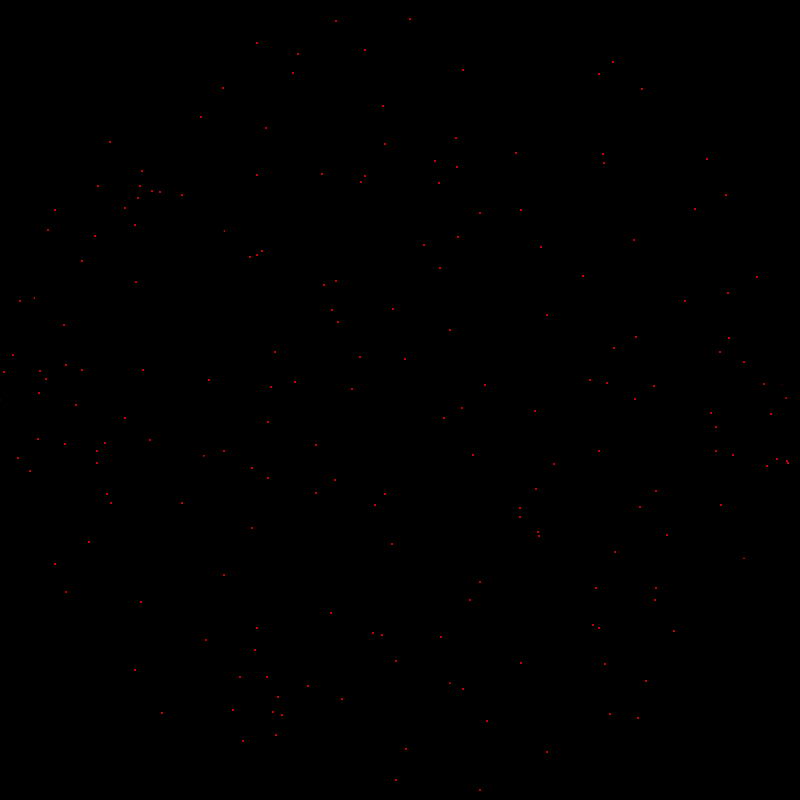
Frame 1 (no input)
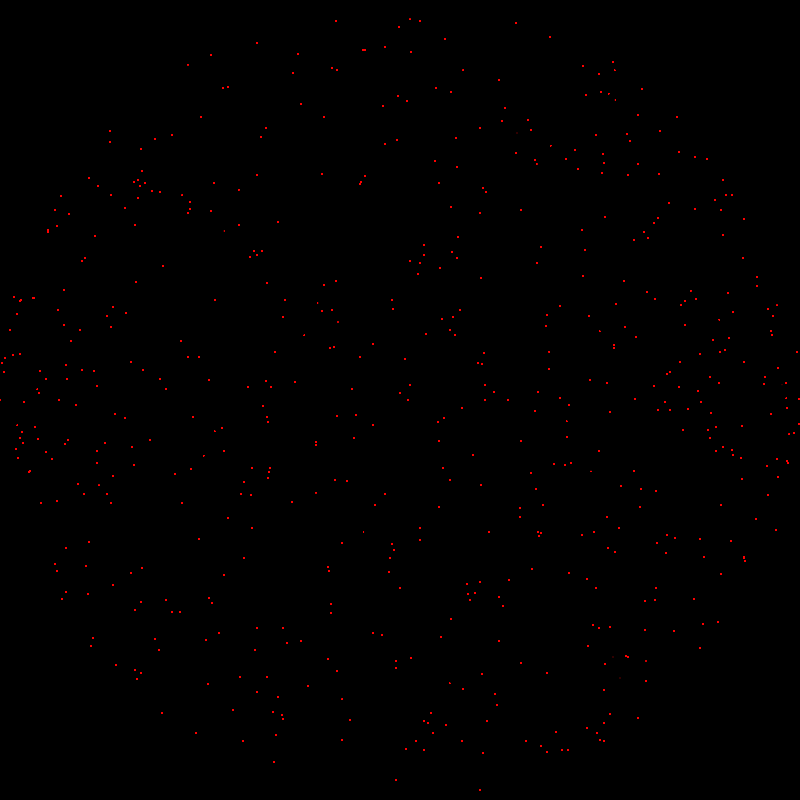
Frame 60 (the mouse pressed at the canvas centre just before this capture)
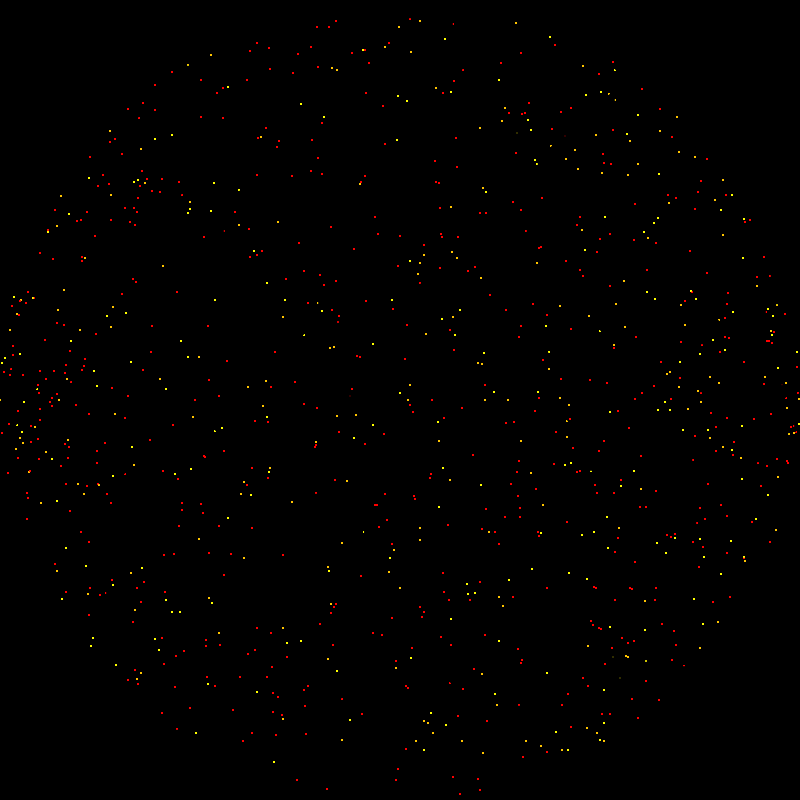
Frame 120 (the mouse held since frame 60 and released just before this capture)

The Processing sketch that drew these frames (run headless with seeded random() and noise(); from frame 60 on, the mouse is pressed at the canvas centre):

// Processing sketch: processing_173465
// ── processing_173465.pde

int t = 0;
IssueSpot[] is = new IssueSpot[4000];
int diameter = 2;
int userNameAreaWidth = 150;
boolean isPlay = false;
 
void setup(){
  size(800, 800);
  //int h = diameter * is.length * 2;
  //size(700, h);
  background(0);
  frameRate(50);
   
  // setup for Issue Spot
  String[] statusNames = {"Not Exists", "New", "In Progress", "Solved", "Closed"};
  int[]    updateTimes1  = {0,   1, 250, 300, 500};
  int[]    updateTimes2  = {0,  50, 100, 300, 400};
  int[]    updateTimes3  = {0, 150, 200, 400, 600};
  int[]    updateTimes4  = {0, 250, 350, 480, 580};
  int[]    updateTimes5  = {0, 300, 450, 500, 580};
  int[]    updateTimes6  = {0, 150, 360, 420, 480};
  int[]    updateTimes7  = {0,  80, 300, 360, 450};
  int[]    updateTimes8  = {0, 130, 230, 390, 490}; 
  int[]    updateTimes9  = {0, 400, 490, 560, 620};
  int[]    updateTimes10 = {0, 290, 520, 630, 690};
  int[]    updateTimes11 = {0,  40, 120, 450, 510};
  int[]    updateTimes12 = {0, 250, 320, 390, 430};
  int[]    updateTimes13 = {0, 150, 200, 290, 340};
  int[]    updateTimes14 = {0, 250, 290, 320, 390};
  int[]    updateTimes15 = {0, 300, 450, 500, 580};
  int[]    updateTimes16 = {0, 150, 360, 420, 480};
  int[]    updateTimes17 = {0,  80, 300, 360, 450};
  int[]    updateTimes18 = {0, 130, 230, 390, 490}; 
  int[]    updateTimes19 = {0, 400, 490, 560, 620};
  int[]    updateTimes20 = {0, 290, 520, 630, 690};
  int[]    updateTimes21 = {0, 240, 390, 450, 510};
   
  int[][] updateTimes = {updateTimes1, updateTimes2, updateTimes3, updateTimes4, updateTimes5, updateTimes6,
                         updateTimes7, updateTimes8, updateTimes9, updateTimes10, updateTimes11, updateTimes12,
                         updateTimes13, updateTimes14, updateTimes15, updateTimes16, updateTimes17, updateTimes18,
                         updateTimes19, updateTimes20, updateTimes21};

  for(int i = 0; i < is.length; i++){
    int tmp = int(random(21));
    is[i] = new IssueSpot(i+1, updateTimes[tmp], statusNames);
  }
  isPlay = true;
}
 
void draw(){
  t += 1;
  // draw IssueSpot
  noStroke();
  for(int i = 0; i < is.length; i++){
    //is[i].move();
    is[i].update(t);
  }
}
 
void mouseClicked() {
  if (isPlay == true) {
    noLoop();
    isPlay = false;
  } else {
    loop();
    isPlay = true;
  }
}
class IssueSpot {
  int issueId;
  int x, y;
  //int x = 0;
  //float y;
  int[] statusUpdateHistory;
  String[] statusNameHistory;
  int idAssignedTo;
   
  IssueSpot(int _id, int[] _updateTimeHistory, String[] _statusHistory) {
    issueId = _id;
    //y = diameter * (issueId - 1) + diameter / 2;
    x = int(random(width));
    //y = int(random(pow(pow(800, 2) - pow(x, 2), 0.5)));
    y = 400 + int(pow(-1,int(random(2)))) * int(random(pow(x * (800 - x), 0.5)));
    statusUpdateHistory = _updateTimeHistory;
    statusNameHistory = _statusHistory;
  }
   
  void move(){
    x += diameter / 2;
  }
   
  void update(int t){
    int statusIndex = currentStatusIndex(t);
    String currentStatus = statusNameHistory[statusIndex];
    int statusColorHex = statusColor(currentStatus);
    fill(statusColorHex);
    ellipse(x, y, diameter, diameter);
  }
   
  int currentStatusIndex(int t){
    int sIdx = 0;
    for(int i = 0; i < statusUpdateHistory.length; i++){
      if (t >= statusUpdateHistory[i]) sIdx = i;
    }
    return sIdx;
  }
 
  int statusColor(String statusName){
    int hexColor;
    if      (statusName.equals("New"))         hexColor = #ff0000; // Red
    else if (statusName.equals("In Progress")) hexColor = #ffff00; // Yellow
    else if (statusName.equals("Solved"))      hexColor = #80ff00; // Green
    else if (statusName.equals("Closed"))      hexColor = #0000ff; // Blue
    else if (statusName.equals("Not Exists"))  hexColor = #000000; // Black
    else                                       hexColor = #ff00ff; // Purple
    return hexColor;
  }
}
